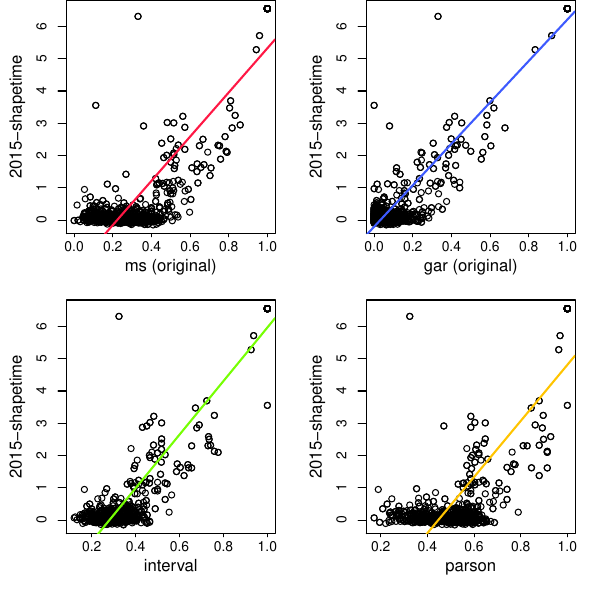

This chart was generated by the following R code:
data <- read.csv("top10.csv", header=TRUE, sep=";", dec=",")
shapetime <- data$shapetime
ms <- data$ms
gar <- data$gar
interval <- data$interval
parson <- data$parson

# PDF
pdf("top10_scatterplots.pdf", width = 6, height = 6)
par(mfrow=c(2,2), mar=c(4,4,0,1.5))  # 2-column Layout
y <- shapetime
y_txt <- "2015-shapetime"

# Row 1
COLOR <- rgb(red=255, green=23, blue=68, maxColorValue=255)
x <- ms
x_txt <- "ms (original)"
plot(x, y, xlab="", ylab="", xaxt="n", yaxt="n")
axis(side=1, at=c(0, 0.2, 0.4, 0.6, 0.8, 1.0), tck=-.015, padj=-1.25)
mtext(x_txt, side=1, line=1.5, cex.lab=1, las=1)
axis(side=2, at=c(0, 1, 2, 3, 4, 5, 6))
mtext(y_txt, side=2, line=2.5, cex.lab=1, las=0)
abline(lm(y~x), col=COLOR, lwd=2)

COLOR <- rgb(red=61, green=90, blue=254, maxColorValue=255)
x <- gar
x_txt <- "gar (original)"
plot(x, y, xlab="", ylab="", xaxt="n", yaxt="n")
axis(side=1, at=c(0, 0.2, 0.4, 0.6, 0.8, 1.0), tck=-.015, padj=-1.25)
mtext(x_txt, side=1, line=1.5, cex.lab=1, las=1)
axis(side=2, at=c(0, 1, 2, 3, 4, 5, 6))
mtext(y_txt, side=2, line=2.5, cex.lab=1, las=0)
abline(lm(y~x), col=COLOR, lwd=2)

# Row 2
COLOR <- rgb(red=118, green=255, blue=3, maxColorValue=255)
x <- interval
x_txt <- "interval"
plot(x, y, xlab="", ylab="", xaxt="n", yaxt="n")
axis(side=1, at=c(0, 0.2, 0.4, 0.6, 0.8, 1.0), tck=-.015, padj=-1.25)
mtext(x_txt, side=1, line=1.5, cex.lab=1, las=1)
axis(side=2, at=c(0, 1, 2, 3, 4, 5, 6))
mtext(y_txt, side=2, line=2.5, cex.lab=1, las=0)
abline(lm(y~x), col=COLOR, lwd=2)

COLOR <- rgb(red=255, green=196, blue=0, maxColorValue=255)
x <- parson
x_txt <- "parson"
plot(x, y, xlab="", ylab="", xaxt="n", yaxt="n")
axis(side=1, at=c(0, 0.2, 0.4, 0.6, 0.8, 1.0), tck=-.015, padj=-1.25)
mtext(x_txt, side=1, line=1.5, cex.lab=1, las=1)
axis(side=2, at=c(0, 1, 2, 3, 4, 5, 6))
mtext(y_txt, side=2, line=2.5, cex.lab=1, las=0)
abline(lm(y~x), col=COLOR, lwd=2)

dev.off()

# PNG
png(filename="top10_scatterplots.png", width=1200, height=1200, res=150)
par(mfrow=c(2,2), mar=c(4,4,0,1.5))  # 2-column Layout
y <- shapetime
y_txt <- "2015-shapetime"


# Row 1
COLOR <- rgb(red=255, green=23, blue=68, maxColorValue=255)
x <- ms
x_txt <- "ms (original)"
plot(x, y, xlab="", ylab="", xaxt="n", yaxt="n")
axis(side=1, at=c(0, 0.2, 0.4, 0.6, 0.8, 1.0), tck=-.015, padj=-1.25)
mtext(x_txt, side=1, line=1.5, cex.lab=1, las=1)
axis(side=2, at=c(0, 1, 2, 3, 4, 5, 6))
mtext(y_txt, side=2, line=2.5, cex.lab=1, las=0)
abline(lm(y~x), col=COLOR, lwd=2)

COLOR <- rgb(red=61, green=90, blue=254, maxColorValue=255)
x <- gar
x_txt <- "gar (original)"
plot(x, y, xlab="", ylab="", xaxt="n", yaxt="n")
axis(side=1, at=c(0, 0.2, 0.4, 0.6, 0.8, 1.0), tck=-.015, padj=-1.25)
mtext(x_txt, side=1, line=1.5, cex.lab=1, las=1)
axis(side=2, at=c(0, 1, 2, 3, 4, 5, 6))
mtext(y_txt, side=2, line=2.5, cex.lab=1, las=0)
abline(lm(y~x), col=COLOR, lwd=2)

# Row 2
COLOR <- rgb(red=118, green=255, blue=3, maxColorValue=255)
x <- interval
x_txt <- "interval"
plot(x, y, xlab="", ylab="", xaxt="n", yaxt="n")
axis(side=1, at=c(0, 0.2, 0.4, 0.6, 0.8, 1.0), tck=-.015, padj=-1.25)
mtext(x_txt, side=1, line=1.5, cex.lab=1, las=1)
axis(side=2, at=c(0, 1, 2, 3, 4, 5, 6))
mtext(y_txt, side=2, line=2.5, cex.lab=1, las=0)
abline(lm(y~x), col=COLOR, lwd=2)

COLOR <- rgb(red=255, green=196, blue=0, maxColorValue=255)
x <- parson
x_txt <- "parson"
plot(x, y, xlab="", ylab="", xaxt="n", yaxt="n")
axis(side=1, at=c(0, 0.2, 0.4, 0.6, 0.8, 1.0), tck=-.015, padj=-1.25)
mtext(x_txt, side=1, line=1.5, cex.lab=1, las=1)
axis(side=2, at=c(0, 1, 2, 3, 4, 5, 6))
mtext(y_txt, side=2, line=2.5, cex.lab=1, las=0)
abline(lm(y~x), col=COLOR, lwd=2)

dev.off()